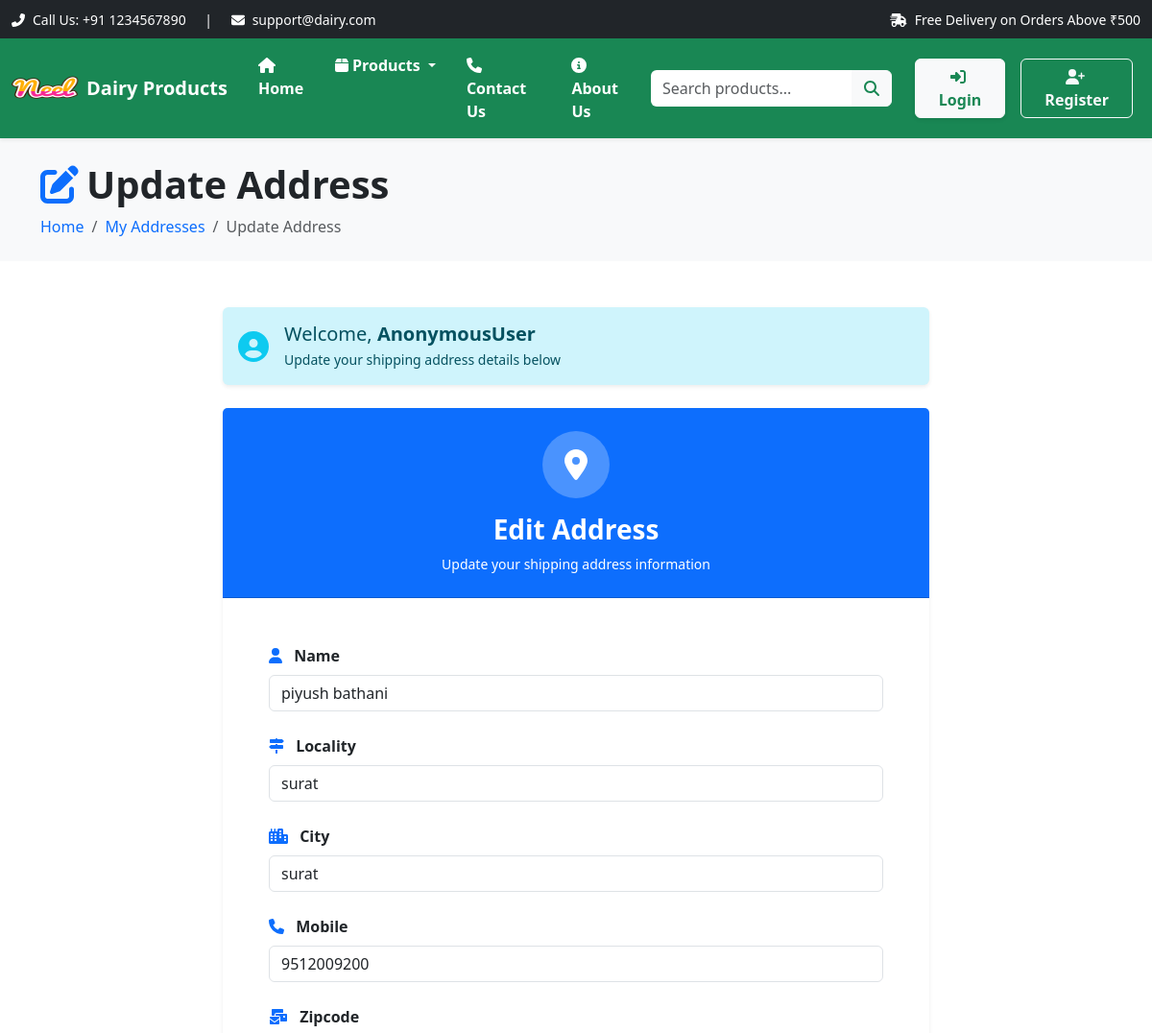
The page /updateaddress/6/ (upper part) on the database as committed earlier.
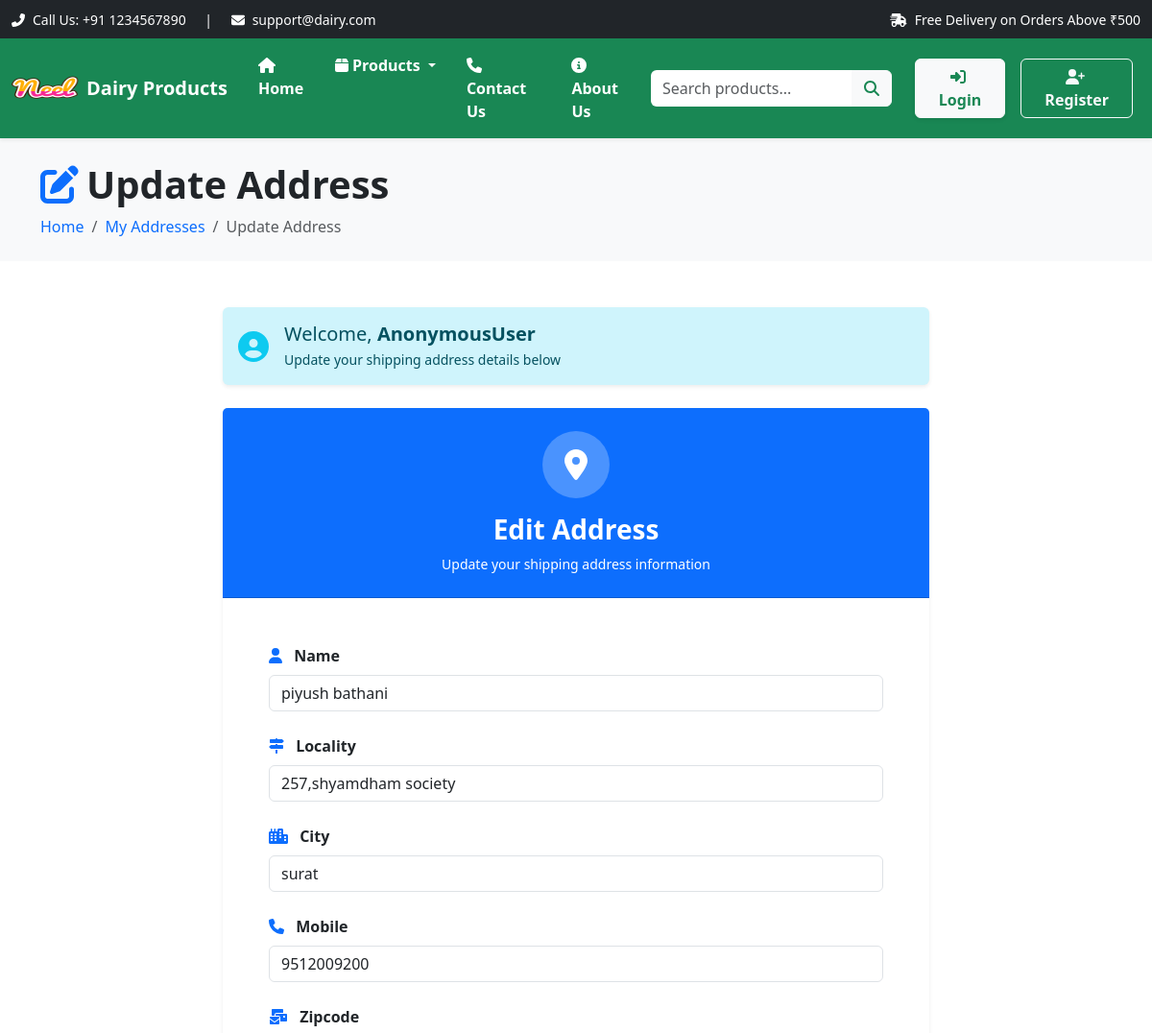
The same page on the database as committed later.
### app/models.py (models this page shows, shortened)
class Customer(models.Model):
    user = models.ForeignKey(User, on_delete=models.CASCADE)
    name = models.CharField(max_length=200)
    locality = models.CharField(max_length=200)
    city = models.CharField(max_length=50)
    mobile = models.CharField(max_length=10)
    zipcode = models.CharField(max_length=10)
    state = models.CharField(choices=STATE_CHOICES, max_length=50)

### app/views.py (the view, shortened to what this page needs)
# urls.py: path('updateaddress/<int:pk>/', views.update_address.as_view(), name='update-address'),
class update_address(View):
    def get(self, request, pk):
        add = Customer.objects.get(pk=pk)
        form = CustomerProfileForm(instance=add)
        return render(request, 'app/updateaddress.html', locals())

### app/forms.py
class CustomerProfileForm(forms.ModelForm):
    class Meta:
        model = Customer
        fields = ['name', 'locality', 'city', 'mobile', 'zipcode', 'state']
        widgets = {
            'name': forms.TextInput(attrs={
                'class': 'form-control',
                'placeholder': 'Enter your full name'
            }),
            'locality': forms.TextInput(attrs={
                'class': 'form-control',
                'placeholder': 'Enter your locality/area'
            }),
            'city': forms.TextInput(attrs={
                'class': 'form-control',
                'placeholder': 'Enter your city'
            }),
            'mobile': forms.TextInput(attrs={
                'class': 'form-control',
                'placeholder': 'Enter your mobile number'
            }),
            'zipcode': forms.TextInput(attrs={
                'class': 'form-control',
                'placeholder': 'Enter your zipcode/pincode'
            }),
            'state': forms.Select(attrs={
                'class': 'form-control'
            }),
        }

### app/templates/app/updateaddress.html (shortened to what this page needs)
{% extends 'app/layout.html' %}
{% load static %}
{% block content %}
<div class="bg-light py-4 mb-4">
  <div class="container">
    <div class="row">
      <div class="col-12">
        <h1 class="display-6 fw-bold text-dark mb-2">
          <i class="fas fa-edit text-primary me-2"></i>Update Address
        </h1>
        <nav aria-label="breadcrumb">
          <ol class="breadcrumb mb-0">
            <li class="breadcrumb-item"><a href="{% url 'home' %}" class="text-decoration-none">Home</a></li>
            <li class="breadcrumb-item"><a href="{% url 'customer-address' %}" class="text-decoration-none">My Addresses</a></li>
            <li class="breadcrumb-item active" aria-current="page">Update Address</li>
          </ol>
        </nav>
      </div>
    </div>
  </div>
</div>
<div class="container my-5">
  <div class="row justify-content-center">
    <div class="col-lg-8 col-md-10">
      <div class="alert alert-info border-0 shadow-sm mb-4" role="alert">
        <div class="d-flex align-items-center">
          <i class="fas fa-user-circle fa-2x text-info me-3"></i>
          <div>
            <h5 class="alert-heading mb-1">Welcome, <span class="text-capitalize fw-bold">{{ request.user }}</span></h5>
            <p class="mb-0 small">Update your shipping address details below</p>
          </div>
        </div>
      </div>
      <div class="card border-0 shadow-sm">
        <div class="card-header bg-primary text-white py-4">
          <div class="text-center">
            <div class="bg-white bg-opacity-25 rounded-circle d-inline-flex align-items-center justify-content-center mb-3" style="width: 70px; height: 70px;">
              <i class="fas fa-map-marker-alt fa-2x text-white"></i>
            </div>
            <h3 class="mb-0 fw-bold">Edit Address</h3>
            <p class="mb-0 mt-2 small">Update your shipping address information</p>
          </div>
        </div>
        <div class="card-body p-4 p-md-5">
          <form action="" method="post">
            {% for fm in form %}
              <div class="mb-4">
                <label for="{{ fm.id_for_label }}" class="form-label fw-bold text-dark">
                  {% if fm.name == 'name' %}
                    <i class="fas fa-user me-2 text-primary"></i>
                  {% elif fm.name == 'locality' %}
                    <i class="fas fa-map-signs me-2 text-primary"></i>
                  {% elif fm.name == 'city' %}
                    <i class="fas fa-city me-2 text-primary"></i>
                  {% elif fm.name == 'mobile' %}
                    <i class="fas fa-phone me-2 text-primary"></i>
                  {% elif fm.name == 'zipcode' %}
                    <i class="fas fa-mail-bulk me-2 text-primary"></i>
                  {% elif fm.name == 'state' %}
                    <i class="fas fa-flag me-2 text-primary"></i>
                  {% else %}
                    <i class="fas fa-edit me-2 text-primary"></i>
                  {% endif %}
                  {{ fm.label }}
                </label>
                {{ fm }}
              </div>
            {% endfor %}
          </form>
        </div>
      </div>
    </div>
  </div>
</div>
{% endblock %}

Rows that differ between the two databases and show on the page:
changed Customer "piyush bathani": locality "surat" → "257,shyamdham society"
